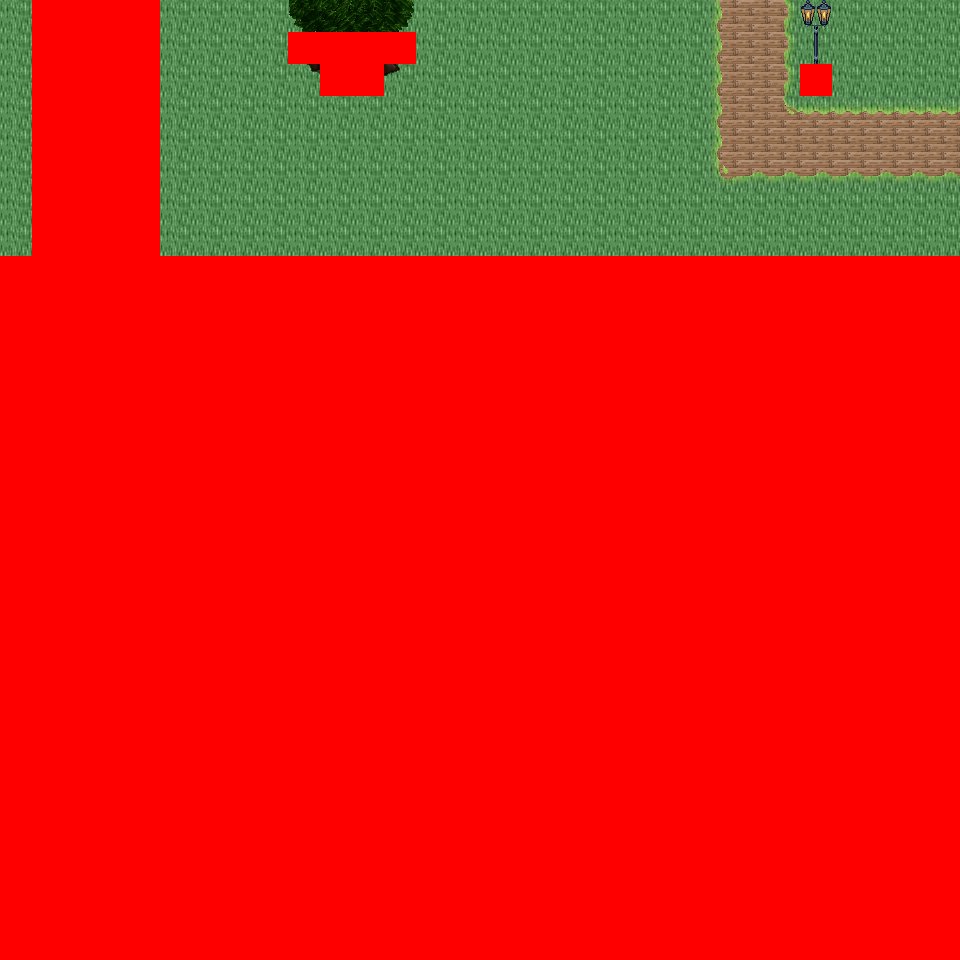

Rendered tile map (Tiled .tmx) drawn with the repository's tilesets; below, a short description and the map source with its tile grids summarised:
An orthogonal 30x30 tile map with 32x32 px tiles, 6 tile layers (Ground, Object, Object2, Above, ...), 35 tilesets and 4 objects (4x mapchange).

<map version="1.0" orientation="orthogonal" renderorder="right-down" width="30" height="30" tilewidth="32" tileheight="32" nextobjectid="5">
  <tileset firstgid="1" name="tileset_logic_collision" tilewidth="32" tileheight="32" tilecount="1" columns="1">
    <image source="../drawable/tileset_logic_collision.png" width="32" height="32" />
  </tileset>
  <tileset firstgid="2" name="tileset_ground_ground" tilewidth="32" tileheight="32" tilecount="33" columns="3">
    <image source="../drawable/tileset_ground_ground.png" width="96" height="352" />
  </tileset>
  <tileset firstgid="35" name="tileset_building_castle" tilewidth="32" tileheight="32" tilecount="320" columns="20">
    <image source="../drawable/tileset_building_castle.png" width="640" height="512" />
  </tileset>
  <tileset firstgid="355" name="tileset_item_weapon_cannon" tilewidth="32" tileheight="32" tilecount="12" columns="3">
    <image source="../drawable/tileset_item_weapon_cannon.png" width="96" height="128" />
  </tileset>
  <tileset firstgid="367" name="tileset_item_pot_barrels_1" tilewidth="32" tileheight="32" tilecount="8" columns="4">
    <image source="../drawable/tileset_item_pot_barrels_1.png" width="128" height="64" />
  </tileset>
  <tileset firstgid="375" name="tileset_plant_tree_tree_darkgreen" tilewidth="32" tileheight="32" tilecount="88" columns="8">
    <image source="../drawable/tileset_plant_tree_tree_darkgreen.png" width="256" height="352" />
  </tileset>
  <tileset firstgid="463" name="tileset_building_decoration_chimney_big" tilewidth="32" tileheight="32" tilecount="2" columns="1">
    <image source="../drawable/tileset_building_decoration_chimney_big.png" width="32" height="64" />
  </tileset>
  <tileset firstgid="465" name="tileset_building_door_door" tilewidth="32" tileheight="32" tilecount="6" columns="3">
    <image source="../drawable/tileset_building_door_door.png" width="96" height="64" />
  </tileset>
  <tileset firstgid="471" name="tileset_building_door_closed" tilewidth="32" tileheight="32" tilecount="1" columns="1">
    <image source="../drawable/tileset_building_door_closed.png" width="32" height="32" />
  </tileset>
  <tileset firstgid="472" name="tileset_building_window_window_centered" tilewidth="32" tileheight="32" tilecount="1" columns="1">
    <image source="../drawable/tileset_building_window_window_centered.png" width="32" height="32" />
  </tileset>
  <tileset firstgid="473" name="tileset_plant_bush_bushes" tilewidth="32" tileheight="32" tilecount="10" columns="5">
    <image source="../drawable/tileset_plant_bush_bushes.png" width="160" height="64" />
  </tileset>
  <tileset firstgid="483" name="tileset_furniture_sink_pale_brown_stone" tilewidth="32" tileheight="32" tilecount="4" columns="2">
    <image source="../drawable/tileset_furniture_sink_pale_brown_stone.png" width="64" height="64" />
  </tileset>
  <tileset firstgid="487" name="tileset_ground_grass_edges" tilewidth="32" tileheight="32" tilecount="36" columns="12">
    <image source="../drawable/tileset_ground_grass_edges.png" width="384" height="96" />
  </tileset>
  <tileset firstgid="523" name="tileset_ground_grass_corners" tilewidth="32" tileheight="32" tilecount="24" columns="6">
    <image source="../drawable/tileset_ground_grass_corners.png" width="192" height="128" />
  </tileset>
  <tileset firstgid="547" name="tileset_building_decoration_chimney" tilewidth="32" tileheight="32" tilecount="2" columns="1">
    <image source="../drawable/tileset_building_decoration_chimney.png" width="32" height="64" />
  </tileset>
  <tileset firstgid="549" name="tileset_plant_tree_taller_trees" tilewidth="32" tileheight="32" tilecount="32" columns="8">
    <image source="../drawable/tileset_plant_tree_taller_trees.png" width="256" height="128" />
  </tileset>
  <tileset firstgid="581" name="tileset_plant_vine" tilewidth="32" tileheight="32" tilecount="3" columns="1">
    <image source="../drawable/tileset_plant_vine.png" width="32" height="96" />
  </tileset>
  <tileset firstgid="584" name="tileset_logic_item_fruits" tilewidth="32" tileheight="32" tilecount="16" columns="8">
    <image source="../drawable/tileset_logic_item_fruits.png" width="256" height="64" />
  </tileset>
  <tileset firstgid="600" name="tileset_building_fence_fence_chunky" tilewidth="32" tileheight="32" tilecount="21" columns="3">
    <image source="../drawable/tileset_building_fence_fence_chunky.png" width="96" height="224" />
  </tileset>
  <tileset firstgid="621" name="tileset_furniture_light_lamp_blue" tilewidth="32" tileheight="32" tilecount="3" columns="1">
    <image source="../drawable/tileset_furniture_light_lamp_blue.png" width="32" height="96" />
  </tileset>
  <tileset firstgid="624" name="tileset_plant_flower_daisy_blue" tilewidth="32" tileheight="32" tilecount="8" columns="2">
    <image source="../drawable/tileset_plant_flower_daisy_blue.png" width="64" height="128" />
  </tileset>
  <tileset firstgid="632" name="tileset_plant_flower_daisy_red" tilewidth="32" tileheight="32" tilecount="8" columns="2">
    <image source="../drawable/tileset_plant_flower_daisy_red.png" width="64" height="128" />
  </tileset>
  <tileset firstgid="640" name="tileset_plant_flower_daisy_white" tilewidth="32" tileheight="32" tilecount="8" columns="2">
    <image source="../drawable/tileset_plant_flower_daisy_white.png" width="64" height="128" />
  </tileset>
  <tileset firstgid="648" name="tileset_plant_flower_daisy_yellow" tilewidth="32" tileheight="32" tilecount="8" columns="2">
    <image source="../drawable/tileset_plant_flower_daisy_yellow.png" width="64" height="128" />
  </tileset>
  <tileset firstgid="656" name="tileset_item_hen_nest" tilewidth="32" tileheight="32" tilecount="1" columns="1">
    <image source="../drawable/tileset_item_hen_nest.png" width="32" height="32" />
  </tileset>
  <tileset firstgid="657" name="tileset_logic_item_dairy" tilewidth="32" tileheight="32" tilecount="1" columns="1">
    <image source="../drawable/tileset_logic_item_dairy.png" width="32" height="32" />
  </tileset>
  <tileset firstgid="658" name="tileset_plant_flower_red_blue_clusters" tilewidth="32" tileheight="32" tilecount="4" columns="1">
    <image source="../drawable/tileset_plant_flower_red_blue_clusters.png" width="32" height="128" />
  </tileset>
  <tileset firstgid="662" name="tileset_plant_flower_pointed_yellow" tilewidth="32" tileheight="32" tilecount="2" columns="2">
    <image source="../drawable/tileset_plant_flower_pointed_yellow.png" width="64" height="32" />
  </tileset>
  <tileset firstgid="664" name="tileset_building_decoration_banner" tilewidth="32" tileheight="32" tilecount="12" columns="1">
    <image source="../drawable/tileset_building_decoration_banner.png" width="32" height="384" />
  </tileset>
  <tileset firstgid="676" name="tileset_building_cottage" tilewidth="32" tileheight="32" tilecount="256" columns="16">
    <image source="../drawable/tileset_building_cottage.png" width="512" height="512" />
  </tileset>
  <tileset firstgid="932" name="tileset_building_roof_thatched_roof" tilewidth="32" tileheight="32" tilecount="256" columns="16">
    <image source="../drawable/tileset_building_roof_thatched_roof.png" width="512" height="512" />
  </tileset>
  <tileset firstgid="1188" name="tileset_building_door_doors" tilewidth="32" tileheight="32" tilecount="256" columns="16">
    <image source="../drawable/tileset_building_door_doors.png" width="512" height="512" />
  </tileset>
  <tileset firstgid="1444" name="tileset_building_window_windows" tilewidth="32" tileheight="32" tilecount="256" columns="16">
    <image source="../drawable/tileset_building_window_windows.png" width="512" height="512" />
  </tileset>
  <tileset firstgid="1700" name="tileset_ground_ground_3" tilewidth="32" tileheight="32" tilecount="5" columns="5">
    <image source="../drawable/tileset_ground_ground_3.png" width="160" height="32" />
  </tileset>
  <tileset firstgid="1705" name="tileset_plant_bush_leafy" tilewidth="32" tileheight="32" tilecount="48" columns="8">
    <image source="../drawable/tileset_plant_bush_leafy.png" width="256" height="192" />
  </tileset>
  <layer name="Ground" width="30" height="30">
    <data>[900 cells, 240 non-empty, 5 distinct tile ids]</data>
  </layer>
  <layer name="Object" width="30" height="30">
    <data>[900 cells, 32 non-empty, 16 distinct tile ids]</data>
  </layer>
  <layer name="Object2" width="30" height="30">
    <data>[900 cells, 0 non-empty, 0 distinct tile ids]</data>
  </layer>
  <layer name="Above" width="30" height="30">
    <data>[900 cells, 6 non-empty, 6 distinct tile ids]</data>
  </layer>
  <layer name="Above2" width="30" height="30">
    <data>[900 cells, 0 non-empty, 0 distinct tile ids]</data>
  </layer>
  <layer name="Walkable" width="30" height="30">
    <data>[900 cells, 699 non-empty, 1 distinct tile ids]</data>
  </layer>
  <objectgroup name="MapEvents">
    <object id="1" name="north" type="mapchange" x="0" y="0" width="32" height="32">
      <properties>
        <property name="map" value="0_ados_mountain_n2_w2_x0_y3" />
        <property name="place" value="south" />
      </properties>
    </object>
    <object id="2" name="north2" type="mapchange" x="160" y="0" width="800" height="32">
      <properties>
        <property name="map" value="0_ados_mountain_n2_w2_x0_y3" />
        <property name="place" value="south2" />
      </properties>
    </object>
    <object id="3" name="west" type="mapchange" x="0" y="0" width="32" height="256">
      <properties>
        <property name="map" value="0_deniran_forest_n2_w_x0_y4" />
        <property name="place" value="east" />
      </properties>
    </object>
    <object id="4" name="east" type="mapchange" x="928" y="0" width="32" height="256">
      <properties>
        <property name="map" value="0_ados_mountain_n2_w2_x1_y4" />
        <property name="place" value="west" />
      </properties>
    </object>
  </objectgroup>
</map>
